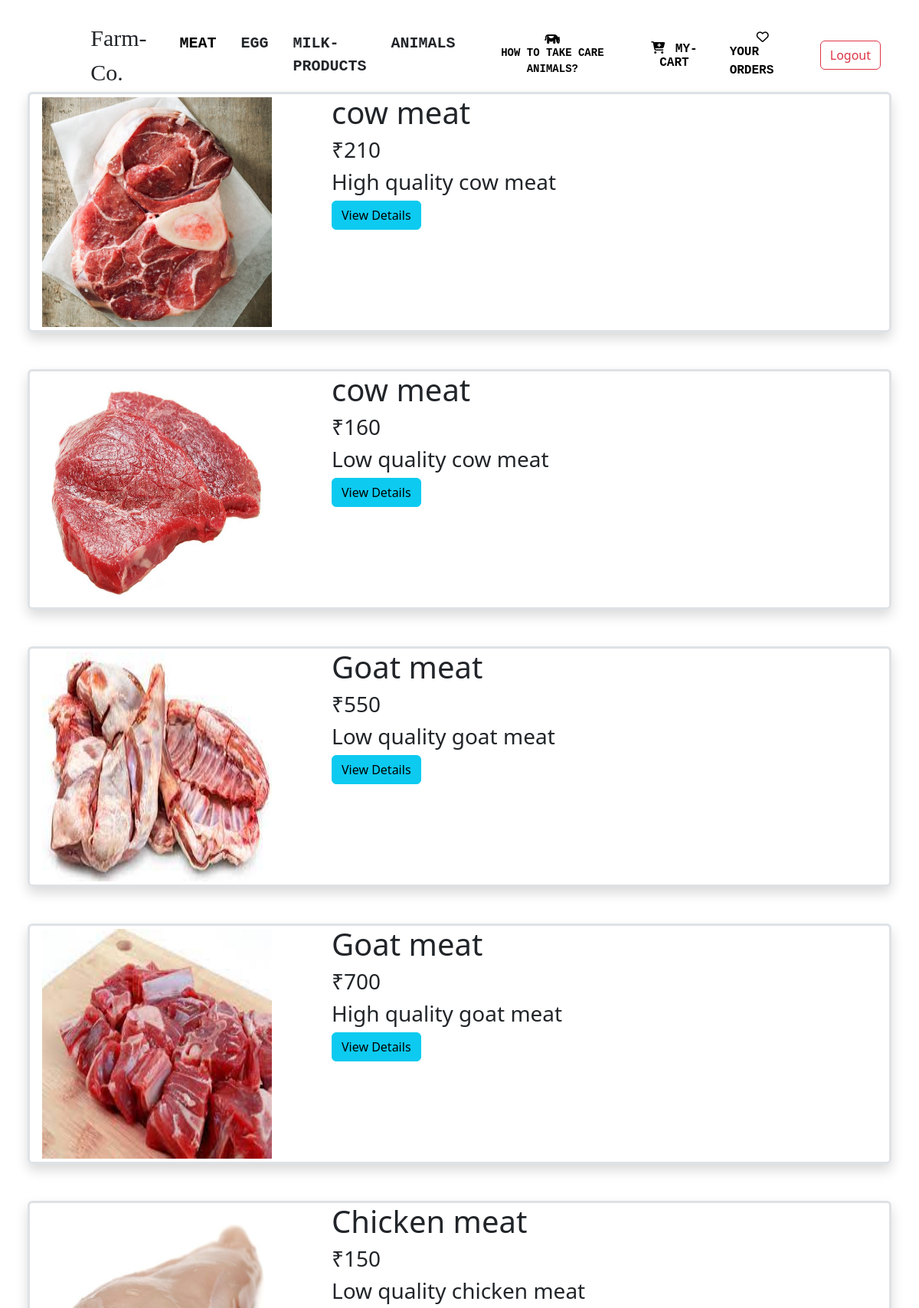
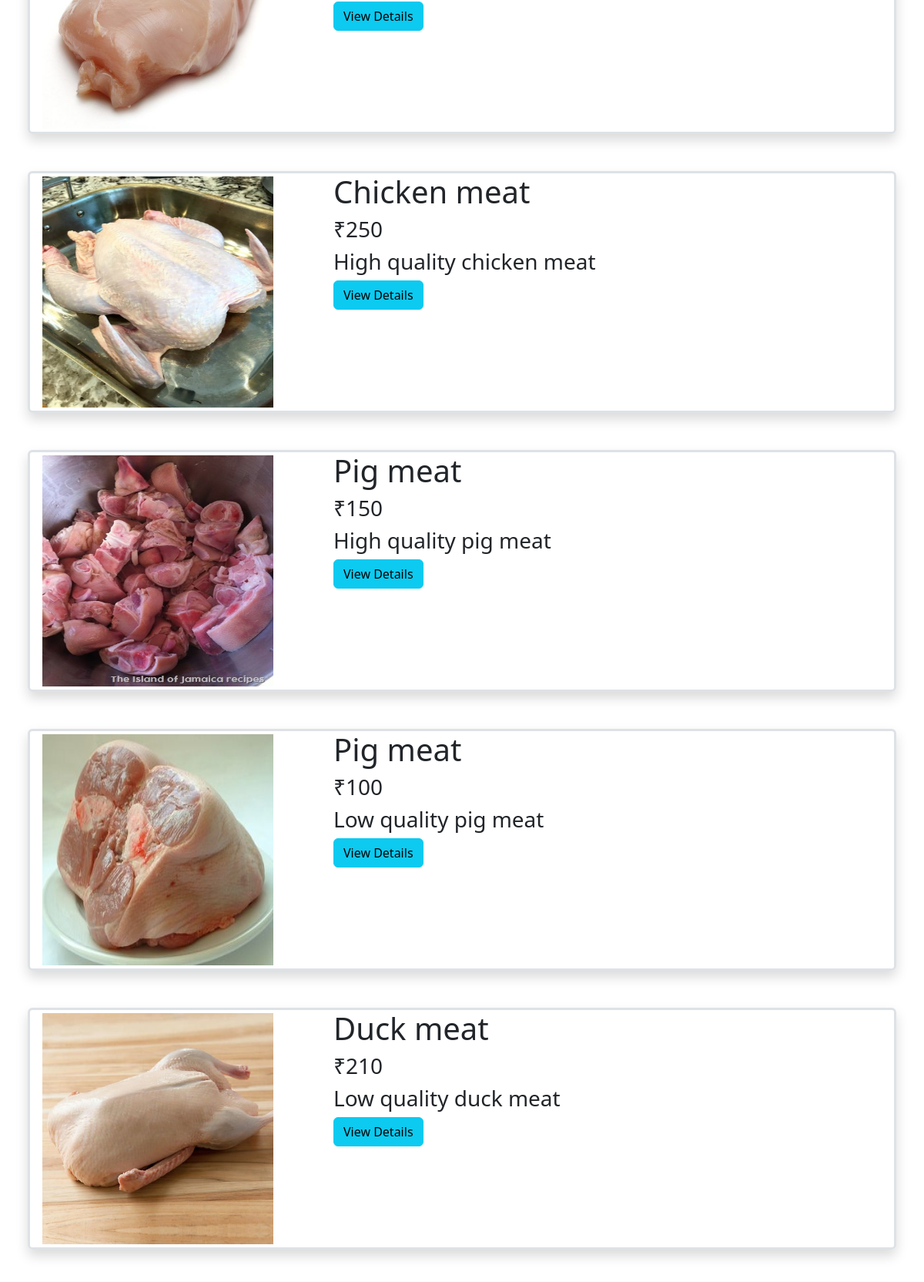
The app's page /user/dtls/kg (signed in, upper part) with its own data (2 pictures, top to bottom).
### account/models.py (models this page shows)
class products(models.Model):
    title=models.CharField(max_length=100)
    description=models.CharField(max_length=500)
    price=models.IntegerField()
    image=models.ImageField(upload_to="product_images")
    options=(
        ('kg','kg'),
        ('litre','litre'),
        ('packet','packet'),
        ('bottle','bottle'),
        ('tin','tin'),
        ('dozen','dozen'),
        ('cownumber','cownumber'),
        ('goatnumber','goatnumber'),
        ('chickennumber','chickennumber'),
        ('pignumber','pignumber'),
        ('ducknumber','ducknumber'),
        ('rabbitnumber','rabbitnumber'),
        ('horsenumber','horsenumber'),
    )
    categories=models.CharField(max_length=200,choices=options)
    stock=models.IntegerField()
    def __str__(self):
        return self.title

### user/views.py (the view)
# urls.py: path('dtls/<str:cat>',ProductsView.as_view(),name="dtls"),
@method_decorator(dec,name="dispatch")
class ProductsView(ListView):
    template_name="products.html"
    queryset=products.objects.all()
    context_object_name="products"
    def get_context_data(self, **kwargs):
        res=products.objects.filter(categories=self.kwargs.get('cat'))
        print(res)
        print(self.kwargs)
        return{"products":res}

### user/views.py (called while the page is built)
def signin_required(fn):
    def inner(request,*args,**kwargs):
        if request.user.is_authenticated:
            return fn(request,*args,**kwargs)
        else:
            return redirect("log")
    return inner

### user/templates/products.html
{% extends 'navbar.html' %}
{% block main %}
<br>
    <body>
        <div class="p-5 d-flex flex-column style="background-color: #5052e6;>
            {% for i in products %}
            <div class="border border-3 mt-5 shadow rounded row">
                <div class="col-4 m-1">
                    <img src="{{i.image.url}}" height="300px" width="300px" alt="img">
                </div>
                <div class="col-6">
                    <h1>{{i.title}}</h1>
                    <h3>₹{{i.price}}</h3>
                    <h3>{{i.description}}</h3>
                    <a href="{% url 'det' i.id %}" class="btn btn-info">View Details</a>
                </div>
            </div>
            {% endfor %}
        </div>
    </body>
</html>
{% endblock main %}

### account/templates/navbar.html (shortened to what this page needs)
{% load static %}
<!doctype html>
<html lang="en">
    <head>
        <link
            href="https://cdn.jsdelivr.net/npm/bootstrap@5.3.2/dist/css/bootstrap.min.css"
            rel="stylesheet"
/>
        <link rel="stylesheet" href="https://cdnjs.cloudflare.com/ajax/libs/font-awesome/6.5.1/css/all.min.css"
 />
    </head>
    <body>
      <nav class="navbar fixed-top navbar-expand-lg p-md-3">
        <div class="container">
          <div class="collapse navbar-collapse" id="navbarNavDropdown">
            <ul class="navbar-nav">
              <li class="nav-item">
                <a class="nav-link active text-dark" aria-current="page" href="#"></a>
              </li>
              <li class="nav-item">
                <a class="nav-link active text-dark" style="font-family: cursive; font-size: 30px;" aria-current="page" href="#">Farm-Co.</a>
              </li>
            </ul>
            <ul class="navbar-nav mx-auto">
              <ul class="navbar-nav mx-auto">
                <li class="nav-item">
                  <a class="nav-link active text-dar m-2" style="font-family: courier; font-size: 20px;" aria-current="page" href="{% url 'dtls' 'kg' %}"><b>MEAT</b></a>
                </li>
              </ul>
              <ul class="navbar-nav mx-auto">
                <li class="nav-item">
                  <a class="nav-link active text-dark m-2" style="font-family: courier; font-size: 20px;" aria-current="page" href="{% url 'dtls' 'dozen' %}"><b>EGG</b></a>
                </li>
              </ul>
              <li class="nav-item dropdown mx-auto">
                <a class="nav-link active text-dark m-2" style="font-family: courier; font-size: 20px;" href="#" id="navbarDropdown" role="button" data-bs-toggle="dropdown" aria-expanded="false">
                  <b>MILK-PRODUCTS</b>
                </a>
              </li>
              <li class="nav-item dropdown mx-auto">
                <a class="nav-link active text-dark m-2" style="font-family: courier; font-size: 20px;" href="#" id="navbarDropdown" role="button" data-bs-toggle="dropdown" aria-expanded="false">
                  <b>ANIMALS</b>
                </a>
              </li>
            </ul>
            <ul class="navbar-nav mb-5 mb-lg-0 p-3">
                <li class="nav-item">
                  <a href="{% url 'rear' %}" class="nav-link d-flex flex-column text-center">
                    <i class="fa-solid fa-cow" style="color: #000000"></i>
                      <span class="d-none d-sm-inline" style="color: #000000; font-size: 14px; font-family: courier;"><b>HOW TO TAKE CARE ANIMALS?</b></span>
                  </a>
                </li>
            </ul>
            <ul class="navbar-nav mb-2 mb-lg-0 ms-auto">
              <li class="nav-item">
                <a href="{% url 'lcart' %}" class="nav-link d-flex flex-column">
                  <i class="fa-solid fa-cart-plus fa-beat-fade text-center" style="color: #000000;">
                    <span class="d-none d-sm-inline" style="color: #000000; font-family: courier;">&nbsp;MY-CART</span>
                  </i>
                </a>
              </li>
            </ul>
            <ul class="navbar-nav mb-5 mb-lg-0 p-3">
                <li class="nav-item">
                  <a href="{% url 'orl' %}" class="nav-link d-flex flex-column">
                    <i class="fa-regular fa-heart text-center" style="color: #000000;"></i>
                      <span class="d-none d-sm-inline" style="color: #000000; font-family: courier;"><b>YOUR ORDERS</b></span>
                  </a>
                </li>
            </ul>
            <ul class="navbar-nav mb-2 mb-lg-0">
              <li class="nav-item">
                <a href="{% url 'logout' %}" class="btn btn-outline-danger m-2">Logout</a>
              </li>
            </ul>
          </div>
        </div>
    </nav>
          {% block main %}
          {% endblock main %}
    </body>
</html>

### records on screen
products: image (picture), title "cow meat", price "210", description "High quality cow meat"
products: image (picture), title "cow meat", price "160", description "Low quality cow meat"
products: image (picture), title "Goat meat", price "550", description "Low quality goat meat"
products: image (picture), title "Goat meat", price "700", description "High quality goat meat"
products: image (picture), title "Chicken meat", price "150", description "Low quality chicken meat"
products: image (picture), title "Chicken meat", price "250", description "High quality chicken meat"
products: image (picture), title "Pig meat", price "150", description "High quality pig meat"
products: image (picture), title "Pig meat", price "100", description "Low quality pig meat"
products: image (picture), title "Duck meat", price "210", description "Low quality duck meat"
